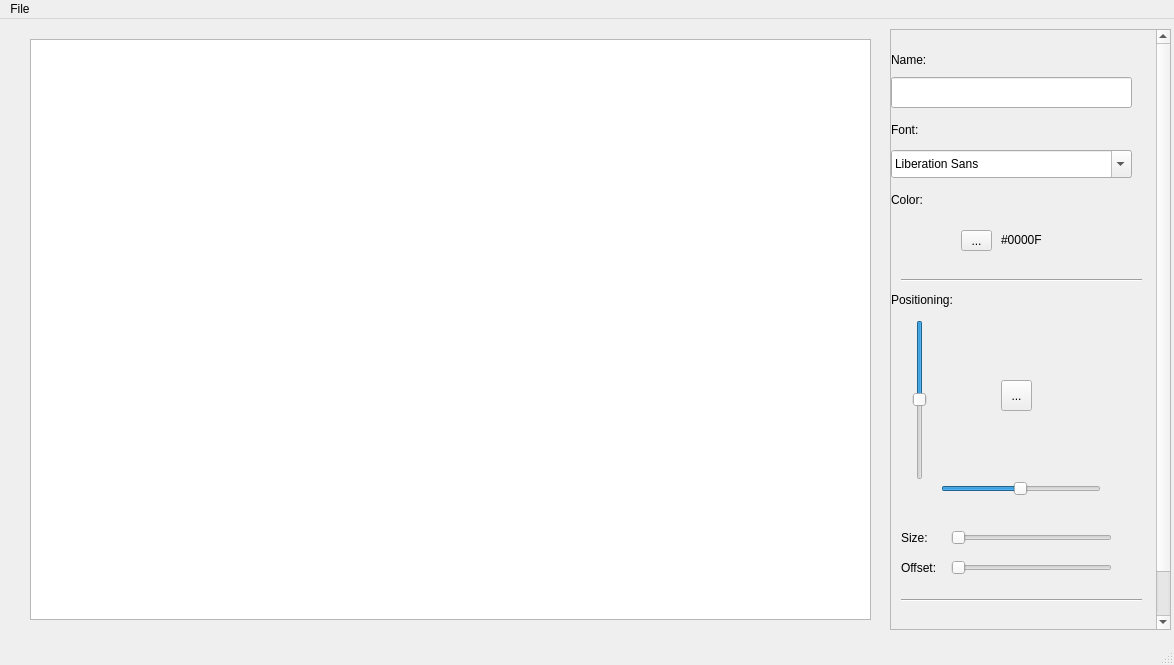
<?xml version="1.0" encoding="UTF-8"?>
<ui version="4.0">
 <class>MainWindow</class>
 <widget class="QMainWindow" name="MainWindow">
  <property name="geometry">
   <rect>
    <x>0</x>
    <y>0</y>
    <width>1174</width>
    <height>665</height>
   </rect>
  </property>
  <property name="minimumSize">
   <size>
    <width>1174</width>
    <height>665</height>
   </size>
  </property>
  <property name="maximumSize">
   <size>
    <width>1174</width>
    <height>665</height>
   </size>
  </property>
  <property name="windowTitle">
   <string>MainWindow</string>
  </property>
  <property name="styleSheet">
   <string notr="true"/>
  </property>
  <widget class="QWidget" name="centralwidget">
   <widget class="QGraphicsView" name="graphicsView">
    <property name="geometry">
     <rect>
      <x>30</x>
      <y>20</y>
      <width>841</width>
      <height>581</height>
     </rect>
    </property>
   </widget>
   <widget class="QScrollArea" name="scrollArea">
    <property name="geometry">
     <rect>
      <x>890</x>
      <y>10</y>
      <width>281</width>
      <height>601</height>
     </rect>
    </property>
    <property name="widgetResizable">
     <bool>false</bool>
    </property>
    <widget class="QWidget" name="scrollAreaWidgetContents">
     <property name="geometry">
      <rect>
       <x>0</x>
       <y>0</y>
       <width>259</width>
       <height>649</height>
      </rect>
     </property>
     <widget class="QLabel" name="label">
      <property name="geometry">
       <rect>
        <x>0</x>
        <y>20</y>
        <width>63</width>
        <height>20</height>
       </rect>
      </property>
      <property name="text">
       <string>Name:</string>
      </property>
     </widget>
     <widget class="QLabel" name="label_2">
      <property name="geometry">
       <rect>
        <x>0</x>
        <y>260</y>
        <width>91</width>
        <height>20</height>
       </rect>
      </property>
      <property name="text">
       <string>Positioning:</string>
      </property>
     </widget>
     <widget class="QSlider" name="Yslider">
      <property name="geometry">
       <rect>
        <x>20</x>
        <y>290</y>
        <width>18</width>
        <height>160</height>
       </rect>
      </property>
      <property name="minimum">
       <number>0</number>
      </property>
      <property name="maximum">
       <number>601</number>
      </property>
      <property name="singleStep">
       <number>1</number>
      </property>
      <property name="value">
       <number>300</number>
      </property>
      <property name="orientation">
       <enum>Qt::Vertical</enum>
      </property>
      <property name="invertedAppearance">
       <bool>true</bool>
      </property>
      <property name="invertedControls">
       <bool>true</bool>
      </property>
     </widget>
     <widget class="QLabel" name="label_3">
      <property name="geometry">
       <rect>
        <x>0</x>
        <y>90</y>
        <width>63</width>
        <height>20</height>
       </rect>
      </property>
      <property name="text">
       <string>Font:</string>
      </property>
     </widget>
     <widget class="QLabel" name="label_5">
      <property name="geometry">
       <rect>
        <x>10</x>
        <y>500</y>
        <width>91</width>
        <height>16</height>
       </rect>
      </property>
      <property name="text">
       <string>Size:</string>
      </property>
     </widget>
     <widget class="QSlider" name="Xslider">
      <property name="geometry">
       <rect>
        <x>50</x>
        <y>450</y>
        <width>160</width>
        <height>18</height>
       </rect>
      </property>
      <property name="baseSize">
       <size>
        <width>0</width>
        <height>0</height>
       </size>
      </property>
      <property name="maximum">
       <number>861</number>
      </property>
      <property name="value">
       <number>430</number>
      </property>
      <property name="orientation">
       <enum>Qt::Horizontal</enum>
      </property>
      <property name="tickInterval">
       <number>0</number>
      </property>
     </widget>
     <widget class="QSlider" name="SizeSlider">
      <property name="geometry">
       <rect>
        <x>60</x>
        <y>500</y>
        <width>161</width>
        <height>16</height>
       </rect>
      </property>
      <property name="minimum">
       <number>1</number>
      </property>
      <property name="pageStep">
       <number>1</number>
      </property>
      <property name="value">
       <number>1</number>
      </property>
      <property name="orientation">
       <enum>Qt::Horizontal</enum>
      </property>
      <property name="invertedAppearance">
       <bool>false</bool>
      </property>
      <property name="invertedControls">
       <bool>false</bool>
      </property>
     </widget>
     <widget class="QFontComboBox" name="fontComboBox">
      <property name="geometry">
       <rect>
        <x>0</x>
        <y>120</y>
        <width>241</width>
        <height>28</height>
       </rect>
      </property>
     </widget>
     <widget class="QToolButton" name="Picker">
      <property name="geometry">
       <rect>
        <x>70</x>
        <y>200</y>
        <width>31</width>
        <height>21</height>
       </rect>
      </property>
      <property name="text">
       <string>...</string>
      </property>
     </widget>
     <widget class="QLabel" name="label_4">
      <property name="geometry">
       <rect>
        <x>0</x>
        <y>160</y>
        <width>251</width>
        <height>20</height>
       </rect>
      </property>
      <property name="text">
       <string>Color:</string>
      </property>
     </widget>
     <widget class="Line" name="line">
      <property name="geometry">
       <rect>
        <x>10</x>
        <y>240</y>
        <width>241</width>
        <height>20</height>
       </rect>
      </property>
      <property name="orientation">
       <enum>Qt::Horizontal</enum>
      </property>
     </widget>
     <widget class="QPushButton" name="pushButton">
      <property name="geometry">
       <rect>
        <x>30</x>
        <y>600</y>
        <width>201</width>
        <height>29</height>
       </rect>
      </property>
      <property name="text">
       <string>Save and Next</string>
      </property>
     </widget>
     <widget class="Line" name="line_2">
      <property name="geometry">
       <rect>
        <x>10</x>
        <y>560</y>
        <width>241</width>
        <height>20</height>
       </rect>
      </property>
      <property name="orientation">
       <enum>Qt::Horizontal</enum>
      </property>
     </widget>
     <widget class="QLineEdit" name="Name">
      <property name="geometry">
       <rect>
        <x>0</x>
        <y>47</y>
        <width>241</width>
        <height>31</height>
       </rect>
      </property>
     </widget>
     <widget class="QLabel" name="Color">
      <property name="geometry">
       <rect>
        <x>110</x>
        <y>200</y>
        <width>63</width>
        <height>20</height>
       </rect>
      </property>
      <property name="text">
       <string>#0000F</string>
      </property>
     </widget>
     <widget class="QToolButton" name="Centre">
      <property name="geometry">
       <rect>
        <x>110</x>
        <y>350</y>
        <width>31</width>
        <height>31</height>
       </rect>
      </property>
      <property name="styleSheet">
       <string notr="true">qproperty-icon: url(:centre.png);</string>
      </property>
      <property name="text">
       <string>...</string>
      </property>
     </widget>
     <widget class="QLabel" name="label_6">
      <property name="geometry">
       <rect>
        <x>10</x>
        <y>530</y>
        <width>91</width>
        <height>16</height>
       </rect>
      </property>
      <property name="text">
       <string>Offset:</string>
      </property>
     </widget>
     <widget class="QSlider" name="OffsetSlider">
      <property name="geometry">
       <rect>
        <x>60</x>
        <y>530</y>
        <width>161</width>
        <height>16</height>
       </rect>
      </property>
      <property name="minimum">
       <number>1</number>
      </property>
      <property name="value">
       <number>1</number>
      </property>
      <property name="orientation">
       <enum>Qt::Horizontal</enum>
      </property>
      <property name="invertedAppearance">
       <bool>false</bool>
      </property>
      <property name="invertedControls">
       <bool>false</bool>
      </property>
     </widget>
    </widget>
   </widget>
  </widget>
  <widget class="QMenuBar" name="menubar">
   <property name="geometry">
    <rect>
     <x>0</x>
     <y>0</y>
     <width>1174</width>
     <height>25</height>
    </rect>
   </property>
   <widget class="QMenu" name="menuFile">
    <property name="title">
     <string>File</string>
    </property>
    <addaction name="separator"/>
    <addaction name="actionLoad_Image"/>
    <addaction name="actionSave_Image"/>
    <addaction name="separator"/>
    <addaction name="actionLoad_Names"/>
    <addaction name="separator"/>
    <addaction name="actionExit"/>
   </widget>
   <addaction name="menuFile"/>
  </widget>
  <widget class="QStatusBar" name="statusbar"/>
  <action name="actionLoad_Image">
   <property name="text">
    <string>Load Image</string>
   </property>
  </action>
  <action name="actionSave_Image">
   <property name="text">
    <string>Set Destination</string>
   </property>
  </action>
  <action name="actionLoad_Names">
   <property name="text">
    <string>Load Names</string>
   </property>
  </action>
  <action name="actionExit">
   <property name="text">
    <string>Exit</string>
   </property>
  </action>
 </widget>
 <resources/>
 <connections/>
</ui>
